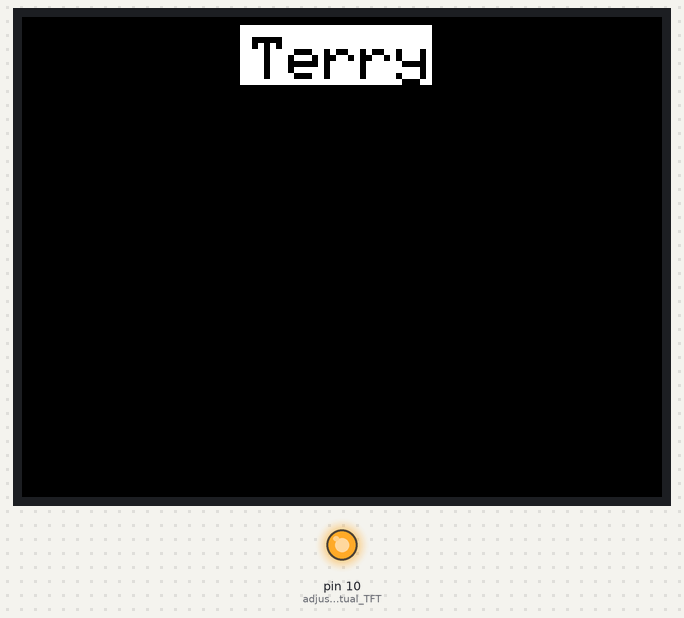
A program run on a simulated Arduino Uno, built with avr-gcc and run on an emulated ATmega328P. On the bench: 320×240 colour display, output pins drawn as LEDs (lit = HIGH). Storage starts empty; what the program prints to the serial monitor is not drawn.

Above: at 0.3 s.

The program:

main.cpp
```cpp
#include <Arduino.h>
#include "ScreenText.h"
#include "Tamagotchi.h"
#include "Global.h"
#include <SD.h>
#include <SPI.h>

MCUFRIEND_kbv tft;
ScreenText display;
Tamagotchi Terry;

void setup() {
   Serial.begin(9600);
  while (!Serial);
  Serial.print("Initializing SD card...");
  if (!SD.begin(10)) {
    Serial.println("failed!");
    return;
  }
  Serial.println("done.");
  display.SetUp();
  display.DrawTitle("Terry");
  Terry.SetUp();
}

void loop() {


}
```

Global.h
```cpp
#include <Arduino.h>
#include <MCUFRIEND_kbv.h>

extern MCUFRIEND_kbv tft;
```

ScreenText.h
```cpp
#include <Arduino.h>

class ScreenText
{
public:
    void SetUp();
    void Clear();
    void DrawTitle(const String& title);
    void DrawButton(
        int x, int y,
        int height, int width,
        const String& label
    );
    void DrawText(
        int x, int y,
        const String& text
    );
private:
    static int GetObjectCenter(
        int objX, int objY,
        int objW, int objH
    );
};
```

Tamagotchi.h
```cpp
#include <Arduino.h>
#include <SD.h>

class Tamagotchi
{
public:
    void SetUp();
    void DrawCharacter(
        int x, int y,
        const char *fileName
    );
    void AnimateCharacter(
        const char *fileName
    );
private:
    uint16_t read16(File f);
    uint32_t read32(File f);
};
```

ScreenText.cpp
```cpp
#include <Arduino.h>
#include "ScreenText.h"
#include "Global.h"


#define PURPLE 0xf00f
#define BLACK 0x0000

// Screen is orientated landscape
int SCREEN_W, SCREEN_H;

void ScreenText::SetUp()
{
    uint16_t ID = tft.readID();
    tft.begin(ID);
    tft.setRotation(1); // adjust to your orientation
    tft.fillScreen(BLACK);

    Serial.begin(9600);

    // Screen is orientated landscape
    SCREEN_W = tft.width();
    SCREEN_H = tft.height();
    Serial.print(SCREEN_H);
    Serial.print("x");
    Serial.print(SCREEN_W);
}

void ScreenText::DrawTitle(const String& title)
{
    int y = 10;
    int padding = 6;

    tft.setTextSize(3);
    tft.setTextColor(BLACK);

    int16_t x1, y1;
    uint16_t w, h;

    tft.getTextBounds(title, 0, 0, &x1, &y1, &w, &h);
    int TextX = (SCREEN_W - w) / 2 - x1;
    int RectX = (SCREEN_W - w) / 2 - padding;

    tft.fillRect(RectX, y - padding, w + padding, h + padding, TFT_WHITE);
    tft.setCursor(TextX, y);
    tft.print(title);
}

void ScreenText::DrawText(int x, int y, const String& text)
{
  tft.setTextSize(2);
  tft.setTextColor(TFT_WHITE);
  tft.setCursor(x, y);
  tft.print(text);
}

void ScreenText::Clear()
{
    tft.fillScreen(BLACK);
}
```

Tamagotchi.cpp
```cpp
#include <Arduino.h>
#include "Tamagotchi.h"
#include "Global.h"
#include <Adafruit_GFX.h>
#include <SD.h>
#include <SPI.h>


#define BUFFPIXEL 20
#define SD_CS 10

File root;
char namebuf[32] = "Terry.bmp";
int pathlen;
uint8_t         spi_save;

void Tamagotchi::SetUp()
{
    uint16_t ID = tft.readID();
    Serial.begin(9600);
    Serial.print("Show BMP files on TFT with ID:0x");
    Serial.println(ID, HEX);
    if (ID == 0x0D3D3) ID = 0x9481;
    pinMode(10, OUTPUT); // adjust to your actual TFT CS pin if different
    digitalWrite(10, HIGH);

    bool good = SD.begin(SD_CS);
    if (!good) {
        Serial.print(F("cannot start SD"));
        while (1);
    }
}

void Tamagotchi::DrawCharacter(int x, int y, const char*fileName)
{
    File 	bmpFile;
    int		bmpWidth, bmpHeight;   // W+H in pixels
    uint8_t	bmpDepth;			   // Bit depth (currently must be 24)
    uint32_t bmpImageoffset; 	   // Start of image data in file
    uint32_t rowSize;			   // Not always = bmpWidth; may have padding
    uint8_t	sdbuffer[3*BUFFPIXEL]; // pixel in buffer (R+G+B per pixel)
    uint16_t lcdbuffer[BUFFPIXEL];  // pixel out buffer (16-bit per pixel)
    uint8_t	buffidx = sizeof(sdbuffer); // Current position in sdbuffer
    boolean	goodBmp = false;	   // Set to true on valid header parse
    boolean	flip	= true; 	   // BMP is stored bottom-to-top
    int		w, h, row, col;
    uint8_t	r, g, b;
    uint32_t pos = 0, startTime = millis();
    uint8_t	lcdidx = 0;
    boolean	first = true;

    if((x >= tft.width()) || (y >= tft.height())) return;

    Serial.println();
    Serial.print("Loading image '");
    Serial.print(fileName);
    Serial.println('\'');
    // Open requested file on SD card
    SPCR = spi_save;
    if (!(bmpFile = SD.open(fileName))) {
        Serial.print("File not found");
        return;
    }

    // Parse BMP header
    if(read16(bmpFile) == 0x4D42) { // BMP signature
        Serial.print(F("File size: ")); Serial.println(read32(bmpFile));
        (void)read32(bmpFile); // Read & ignore creator bytes
        bmpImageoffset = read32(bmpFile); // Start of image data
        Serial.print(F("Image Offset: ")); Serial.println(bmpImageoffset, DEC);
        // Read DIB header
        Serial.print(F("Header size: ")); Serial.println(read32(bmpFile));
        bmpWidth  = read32(bmpFile);
        bmpHeight = read32(bmpFile);
        if(read16(bmpFile) == 1) { // # planes -- must be '1'
        bmpDepth = read16(bmpFile); // bits per pixel
        Serial.print(F("Bit Depth: ")); Serial.println(bmpDepth);
        if((bmpDepth == 24) && (read32(bmpFile) == 0)) { // 0 = uncompressed

            goodBmp = true; // Supported BMP format -- proceed!
            Serial.print(F("Image size: "));
            Serial.print(bmpWidth);
            Serial.print('x');
            Serial.println(bmpHeight);

            // BMP rows are padded (if needed) to 4-byte boundary
            rowSize = (bmpWidth * 3 + 3) & ~3;

            // If bmpHeight is negative, image is in top-down order.
            // This is not canon but has been observed in the wild.
            if(bmpHeight < 0) {
            bmpHeight = -bmpHeight;
            flip 	 = false;
            }

            // Crop area to be loaded
            w = bmpWidth;
            h = bmpHeight;
            if((x+w-1) >= tft.width())  w = tft.width()  - x;
            if((y+h-1) >= tft.height()) h = tft.height() - y;

            // Set TFT address window to clipped image bounds
            SPCR = 0;
            tft.setAddrWindow(x, y, x+w-1, y+h-1);

            for (row=0; row<h; row++) { // For each scanline...
            // Seek to start of scan line.  It might seem labor-
            // intensive to be doing this on every line, but this
            // method covers a lot of gritty details like cropping
            // and scanline padding.  Also, the seek only takes
            // place if the file position actually needs to change
            // (avoids a lot of cluster math in SD library).
            if(flip) // Bitmap is stored bottom-to-top order (normal BMP)
                pos = bmpImageoffset + (bmpHeight - 1 - row) * rowSize;
            else 	// Bitmap is stored top-to-bottom
                pos = bmpImageoffset + row * rowSize;
            SPCR = spi_save;
            if(bmpFile.position() != pos) { // Need seek?
                bmpFile.seek(pos);
                buffidx = sizeof(sdbuffer); // Force buffer reload
            }

            for (col=0; col<w; col++) { // For each column...
                // Time to read more pixel data?
                if (buffidx >= sizeof(sdbuffer)) { // Indeed
                // Push LCD buffer to the display first
                if(lcdidx > 0) {
                    SPCR	= 0;
                    tft.pushColors(lcdbuffer, lcdidx, first);
                    lcdidx = 0;
                    first	= false;
                }
                SPCR = spi_save;
                bmpFile.read(sdbuffer, sizeof(sdbuffer));
                buffidx = 0; // Set index to beginning
                }

                // Convert pixel from BMP to TFT format
                b = sdbuffer[buffidx++];
                g = sdbuffer[buffidx++];
                r = sdbuffer[buffidx++];
                lcdbuffer[lcdidx++] = tft.color565(r,g,b);
            } // end pixel
            } // end scanline
            // Write any remaining data to LCD
            if(lcdidx > 0) {
            SPCR = 0;
            tft.pushColors(lcdbuffer, lcdidx, first);
            }
            Serial.print(F("Loaded in "));
            Serial.print(millis() - startTime);
            Serial.println(" ms");
        } // end goodBmp
        }
    }

    bmpFile.close();
    if(!goodBmp) Serial.println("BMP format not recognized.");

}

 // These read 16- and 32-bit types from the SD card file.
 // BMP data is stored little-endian, Arduino is little-endian too.
 // May need to reverse subscript order if porting elsewhere.

uint16_t Tamagotchi::read16(File f)
{
    uint16_t result;
    ((uint8_t *)&result)[0] = f.read(); // LSB
    ((uint8_t *)&result)[1] = f.read(); // MSB
    return result;
}

uint32_t Tamagotchi::read32(File f)
{
    uint32_t result;
    ((uint8_t *)&result)[0] = f.read(); // LSB
    ((uint8_t *)&result)[1] = f.read();
    ((uint8_t *)&result)[2] = f.read();
    ((uint8_t *)&result)[3] = f.read(); // MSB
    return result;
}
```

Touch.cpp
```cpp

```
